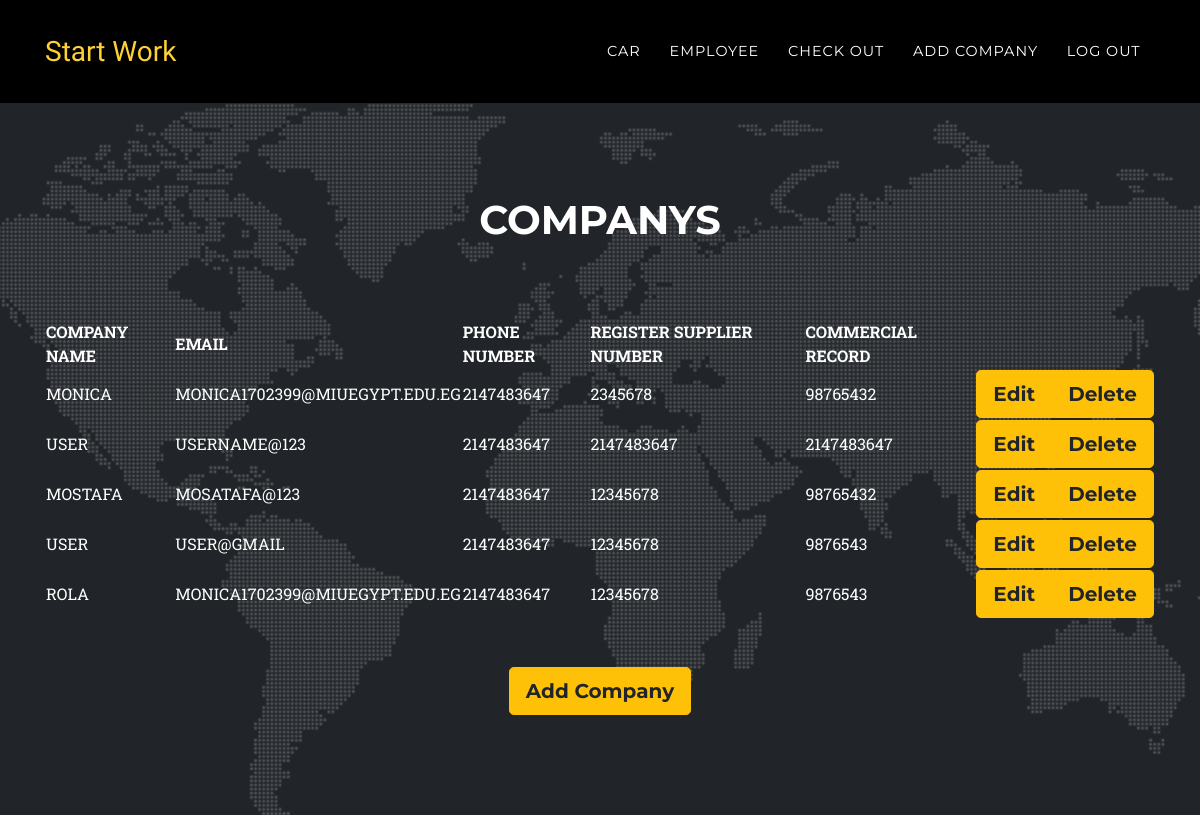
/Addcompany.php (signed in), run on the app's committed database.
### tables this page shows
CREATE TABLE `localcompany` (
  `LocalCompanyID` int(255) NOT NULL,
  `CompanyName` varchar(255) NOT NULL,
  `email` varchar(255) NOT NULL,
  `phoneNumber` int(255) NOT NULL,
  `RegisterSupplierNumber` int(255) NOT NULL,
  `CommercialRecord` int(255) NOT NULL
);

### app/view/View.php (called while the page is built, shortened)
<?php
abstract class  View
{
    public function __construct($controller, $model) {
        $this->model = $model;
    }
}
?>

### app/db/Dbh.php (called while the page is built, shortened)
<?php
class DBh{
    private $servername;
    private $username;
    private $password;
    private $dbname;
    private $conn;
    private $result;
    function __construct() {
        $this->servername = DB_SERVER;
        $this->username = DB_USER;
        $this->password = DB_PASS;
        $this->dbname = DB_DATABASE;
    }
    public function connect(){
        $this->conn = new mysqli($this->servername, $this->username, $this->password, $this->dbname);
        return $this->conn;
    }
    function query($sql){
        if (!empty($sql)){
            $this->result = $this->conn->query($sql);
            return $this->result;
        }
        else{
            return false;
        }
    }
    function fetchRow($result=""){
        if (empty($result)){
            $result = $this->result;
        }
        return $result->fetch_assoc();
    }
}
?>

### app/model/Model.php (called while the page is built, shortened)
<?php
require_once("../app/db/Dbh.php");
abstract class Model
{
    protected $db;
    protected $conn;
    public function connect(){
        if(null === $this->conn ){
            $this->db = new Dbh();
        }
        return $this->db;
    }
}
?>

### app/model/Companys.php (called while the page is built, shortened)
<?php
  require_once(__ROOT__ . "model/Model.php");
  require_once(__ROOT__ . "model/Company.php");
?>
<?php
class Companys extends Model
{
	private $companys;
	function fillArray() {
		$this->companys = array();
		$this->db = $this->connect();
		$result = $this->readCompanys();
		while ($row = $result->fetch_assoc()) {
			array_push($this->companys, new Company($row["LocalCompanyID"]));
		}
	}
function getCompanys() {
		$this->fillArray();
		return $this->companys;
	}
function readCompanys()
	{
		$sql = "SELECT * FROM localcompany";
		$result = $this->db->query($sql);
		if ($result->num_rows > 0){
			return $result;
		}
		else {
			return false;
		}
	}
}

### app/model/Company.php (called while the page is built, shortened)
<?php
require_once(__ROOT__ . "model/Model.php");
class Company extends Model
{
	private $LocalCompanyID;
	private $CompanyName;
	private $email;
	private $phoneNumber;
	private $RegisterSupplierNumber;
	private $CommercialRecord;
	function __construct($LocalCompanyID, $CompanyName="",$email="",$phoneNumber="",$RegisterSupplierNumber="",$CommercialRecord="")
	{
		$this->LocalCompanyID = $LocalCompanyID;
		if(""===$CompanyName)
		{
			$this->readCompany($LocalCompanyID);
		}
		else
		{
			$this->CompanyName = $CompanyName;
			$this->email = $email;
			$this->phoneNumber=$phoneNumber;
			$this->RegisterSupplierNumber = $RegisterSupplierNumber;
			$this->CommercialRecord = $CommercialRecord;
		}
	}
	function getLocalCompanyID()
	{
		return $this->LocalCompanyID;
	}
	function getCompanyName()
	{
		return $this->CompanyName;
	}
	function getemail()
	{
		return $this->email;
	}
	function getphoneNumber()
	{
		return $this->phoneNumber;
	}
	function getRegisterSupplierNumber()
	{
		return $this->RegisterSupplierNumber;
	}
	function getCommercialRecord()
	{
		return $this->CommercialRecord;
	}
	function readCompany($LocalCompanyID)
	{
		$sql = "SELECT * FROM localcompany where LocalCompanyID=".$LocalCompanyID;
		$db = $this->connect();
		$result = $db->query($sql);
		if ($result->num_rows == 1){
			$row = $db->fetchRow();
			$this->CompanyName =$row["CompanyName"];
			$this->email =$row["email"];
			$this->phoneNumber=$row["phoneNumber"];
			$this->RegisterSupplierNumber = $row["RegisterSupplierNumber"];
			$this->CommercialRecord = $row["CommercialRecord"];
		}
		else
		{
			$this->CompanyName = "";
			$this->email = "";
			$this->phoneNumbe= "";
			$this->RegisterSupplierNumber = "";
			$this->CommercialRecord = "";
		}
	}
}

### app/view/CompanyView.php (the view, shortened to what this page needs)
<?php
require_once(__ROOT__ . "view/View.php");
class CompanyView extends View
{
  public function output()
  {
    $str = "";
     $str.='<!DOCTYPE html>
<html lang="en">
<head>
  <meta charset="utf-8">
  <meta name="viewport" content="width=device-width, initial-scale=1, shrink-to-fit=no">
  <meta name="description" content="">
  <meta name="author" content="">
  <title>Auto spare parts</title>
  <link href="vendor/bootstrap/css/bootstrap.min.css" rel="stylesheet">
  <link href="vendor/fontawesome-free/css/all.min.css" rel="stylesheet" type="text/css">
  <link href="https://fonts.googleapis.com/css?family=Montserrat:400,700" rel="stylesheet" type="text/css">
  <link href="https://fonts.googleapis.com/css?family=Kaushan+Script" rel="stylesheet" type="text/css">
  <link href="https://fonts.googleapis.com/css?family=Droid+Serif:400,700,400italic,700italic" rel="stylesheet" type="text/css">
  <link href="https://fonts.googleapis.com/css?family=Roboto+Slab:400,100,300,700" rel="stylesheet" type="text/css">
  <link href="css/agency.min.css" rel="stylesheet">
</head>
<body id="page-top">
<br>
<br>
<br>
<br>
<section class="page-section" id="contact">
    <div class="container">
      <div class="row">
        <div class="col-lg-12 text-center">
          <h2 class="section-heading text-uppercase"> Companys</h2>
          <h3 class="section-subheading text-muted"> </h3>
        </div>
      </div>
      <div class="row">
        <div class="col-lg-12">';
    $str.="<table class='section-heading text-uppercase' id='items'>";
    $str.="<tr><th>Company Name</th>
          <th>Email</th>
          <th>Phone Number</th>
          <th>Register Supplier Number  </th>
          <th>Commercial Record</th>
          </tr>";
    foreach($this->model->getCompanys() as $Company)
    {
      $str.="<tr>";
         $str.="<td>".$Company->getCompanyName()." </td> ";
        $str.="<td>".$Company->getemail()."</td> ";
        $str.="<td>". $Company->getphoneNumber() ."</td> ";
         $str.="<td>". $Company->getRegisterSupplierNumber() ."</td> ";
           $str.="<td>". $Company->getCommercialRecord() ."</td> ";
        $str.="<td>
         <div class='portfolio-caption'>
           <div class='btn-group btn-group-lg'>
           <button type='submit' class='btn btn-warning' name='Edit' id='Edit' onclick=\"location.href='Addcompany.php?action=edit&id=".$Company->getLocalCompanyID()."'\">Edit</button>
        <button type='submit' class='btn btn-warning' name='Delete' id='Delete' onclick=\"location.href='Addcompany.php?action=delete&id=".$Company->getLocalCompanyID()."'\">Delete </button>
        </td>
        </div>
        </div>";
        $str.="</tr>";
    }
      $str.="</table>
      <br>
      <br>
   <div class='portfolio-caption'>
           <div class='col-lg-12 text-center'>
           <div class='btn-group btn-group-lg'>
      <button type='submit' class='btn btn-warning' class='btn btn-primary btn-xl text-uppercase'  onclick=\"location.href='Addcompany.php?action=insert'\">Add Company</button>
      </div>
      </div>
      </div>";
    return $str;
  }
}
?>

### data on the page
localcompany: CompanyName "MONICA", email "MONICA1702399@MIUEGYPT.EDU.EG", phoneNumber "2147483647", RegisterSupplierNumber "2345678", CommercialRecord "98765432"
localcompany: CompanyName "USER", email "USERNAME@123", phoneNumber "2147483647", RegisterSupplierNumber "2147483647", CommercialRecord "2147483647"
localcompany: CompanyName "MOSTAFA", email "MOSATAFA@123", phoneNumber "2147483647", RegisterSupplierNumber "12345678", CommercialRecord "98765432"
localcompany: CompanyName "USER", email "USER@GMAIL", phoneNumber "2147483647", RegisterSupplierNumber "12345678", CommercialRecord "9876543"
localcompany: CompanyName "ROLA", email "MONICA1702399@MIUEGYPT.EDU.EG", phoneNumber "2147483647", RegisterSupplierNumber "12345678", CommercialRecord "9876543"
